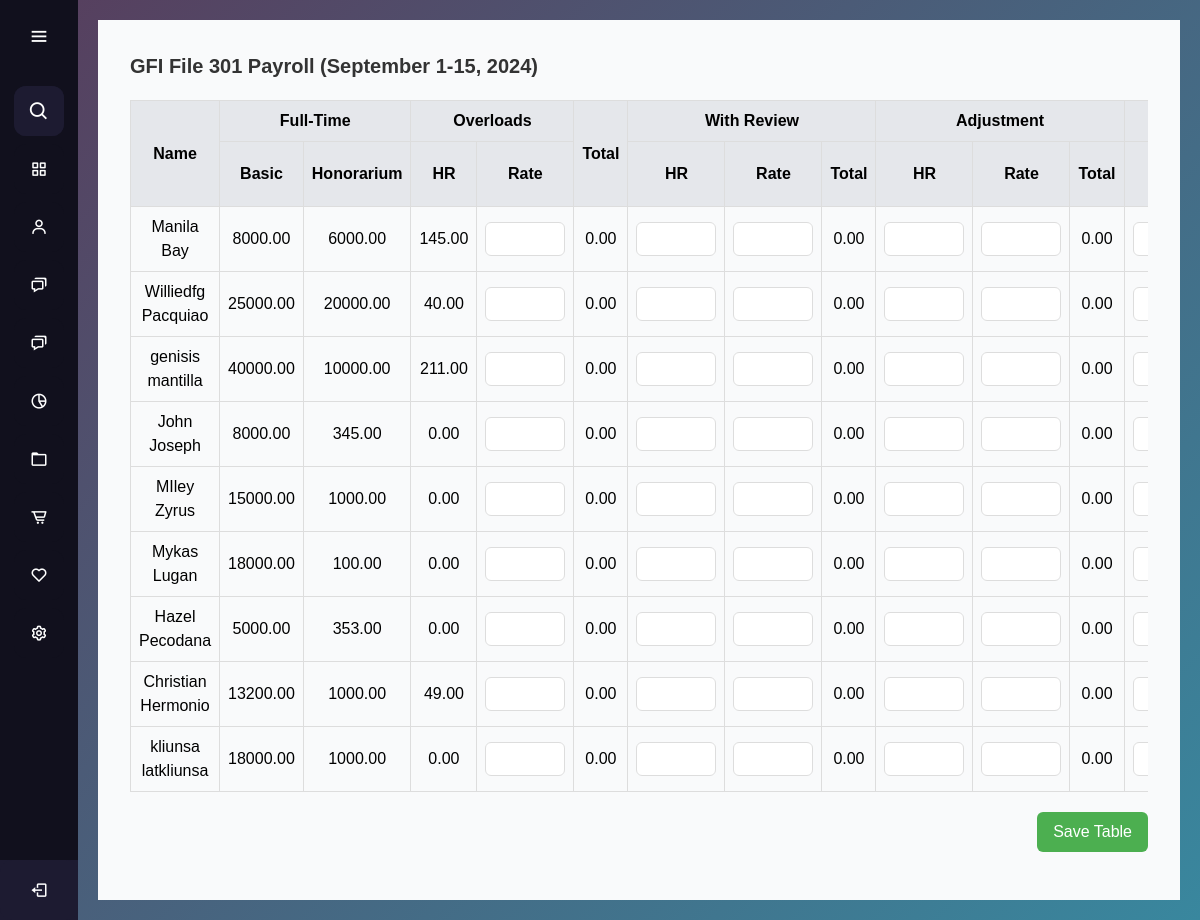
The app's page /frontUP/sssssssssss.php, older data.
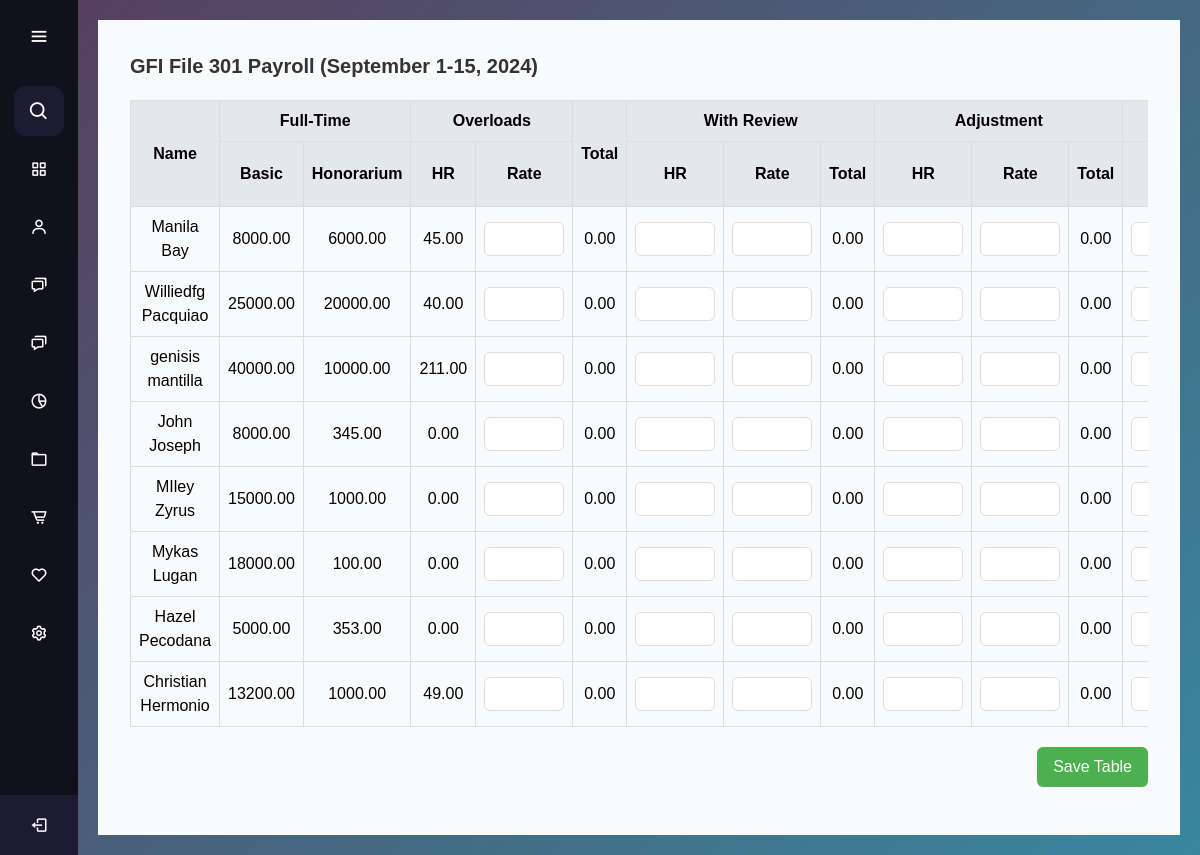
The same page, newer data.
### tables this page shows
CREATE TABLE `employees` (
  `employee_id` int(11) NOT NULL,
  `first_name` varchar(255) NOT NULL,
  `last_name` varchar(255) NOT NULL,
  `suffix_title` varchar(50) NOT NULL,
  `employee_type` enum('full-time','part-time') NOT NULL,
  `classification` varchar(255) NOT NULL,
  `basic_salary` decimal(10,2) NOT NULL,
  `honorarium` decimal(10,2) DEFAULT 0.00,
  `incentives` decimal(10,0) NOT NULL,
  `overload_rate` decimal(10,0) NOT NULL,
  `watch_reward` decimal(10,0) NOT NULL,
  `absent_lateRate` decimal(10,0) NOT NULL,
  `created_at` timestamp NOT NULL DEFAULT current_timestamp()
);

### frontUP/sssssssssss.php (the view, shortened to what this page needs)
<?php
require 'database_connection.php';
$sql = "
    SELECT
        e.employee_id,
        CONCAT(e.first_name, ' ', e.last_name) AS full_name,
        e.basic_salary,
        e.honorarium,
        COALESCE(SUM(o.grand_total), 0) AS overload_hr,
        COALESCE(c.medical_savings, 0) AS medical_savings,
        COALESCE(c.retirement, 0) AS retirement,
        COALESCE((c.sss_ee + c.sss_er), 0) AS sss_total,
        COALESCE((c.pag_ibig_ee + c.pag_ibig_er), 0) AS pag_ibig_total,
        COALESCE((c.philhealth_ee + c.philhealth_er), 0) AS philhealth_total
    FROM employees e
    LEFT JOIN overload o ON e.employee_id = o.employee_id
    LEFT JOIN contributions c ON e.employee_id = c.employee_id
    GROUP BY e.employee_id";
$result = $conn->query($sql);
?>
<!DOCTYPE html>
<html lang="en">
<head>
    <script src="https://cdn.tailwindcss.com"></script>
</head>
<body>
    <?php include 'aside.php'; ?>
    <main>
        <div class="content">
            <h1 class="text-xl font-bold mb-4">GFI File 301 Payroll (September 1-15, 2024)</h1>
            <div class="table-wrapper">
                <table id="crudTable" class="table-auto w-full">
                    <thead>
                        <tr>
                            <th rowspan="2" class="p-2 bg-gray-200">Name</th>
                            <th colspan="2" class="p-2 bg-gray-200">Full-Time</th>
                            <th colspan="2" class="p-2 bg-gray-200">Overloads</th>
                            <th rowspan="2" class="p-2 bg-gray-200">Total</th>
                            <th colspan="3" class="p-2 bg-gray-200">With Review</th>
                            <th colspan="3" class="p-2 bg-gray-200">Adjustment</th>
                            <th colspan="3" class="p-2 bg-gray-200">Watch Reward</th>
                        </tr>
                        <tr>
                            <th class="p-2 bg-gray-200">Basic</th>
                            <th class="p-2 bg-gray-200">Honorarium</th>
                            <th class="p-2 bg-gray-200">HR</th>
                            <th class="p-2 bg-gray-200">Rate</th>
                            <th class="p-2 bg-gray-200">HR</th>
                            <th class="p-2 bg-gray-200">Rate</th>
                            <th class="p-2 bg-gray-200">Total</th>
                            <th class="p-2 bg-gray-200">HR</th>
                            <th class="p-2 bg-gray-200">Rate</th>
                            <th class="p-2 bg-gray-200">Total</th>
                            <th class="p-2 bg-gray-200">HR</th>
                        </tr>
                    </thead>
                    <tbody>
                        <?php
                        if ($result && $result->num_rows > 0) {
                            while ($row = $result->fetch_assoc()) {
                                echo "<tr>";
                                echo "<td data-employee='{$row['employee_id']}' class='p-2'>{$row['full_name']}</td>";
                                echo "<td class='p-2'>{$row['basic_salary']}</td>";
                                echo "<td class='p-2'>{$row['honorarium']}</td>";
                                echo "<td class='p-2'>{$row['overload_hr']}</td>";
                                echo "<td><input type='number' name='overload_rate' class='editable-cell'></td>";
                                echo "<td name='overload_total' >0.00</td>";
                                echo "<td><input type='number' name='wr_hr' class='editable-cell'></td>";
                                echo "<td><input type='number' name='wr_rate' class='editable-cell'></td>";
                                echo "<td name='wr_total' >0.00</td>";
                                echo "<td><input type='number' name='adjust_rate' class='editable-cell'></td>";
                                echo "<td><input type='number' name='adjust_hr' class='editable-cell'></td>";
                                echo "<td name='adjust_total' >0.00</td>";
                                echo "<td><input type='number' name='watch_hr' class='editable-cell'></td>";
                                echo "</tr>";
                            }
                        } else {
                            echo "<tr><td colspan='12' class='p-2 text-center'>No data found</td></tr>";
                        }
                        ?>
                    </tbody>
                </table>
            </div>
            <div class="flex justify-end mt-5">
                <button id="saveTableBtn" class="save-btn mb-4">Save Table</button>
            </div>
        </div>
    </main>
</body>
</html>

Row changes from the older to the newer data that the page shows:
removed employees: full_name "kliunsa latkliunsa", basic_salary "18000.00", honorarium "1000.00", overload_hr "0.00"
changed employees (number 1 of 8 on the later page): overload_hr "145.00" → "45.00"
